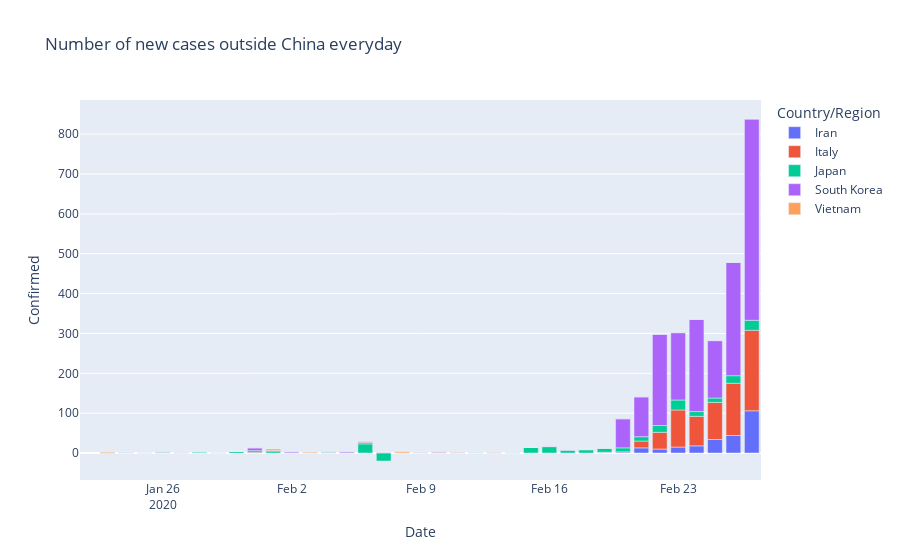
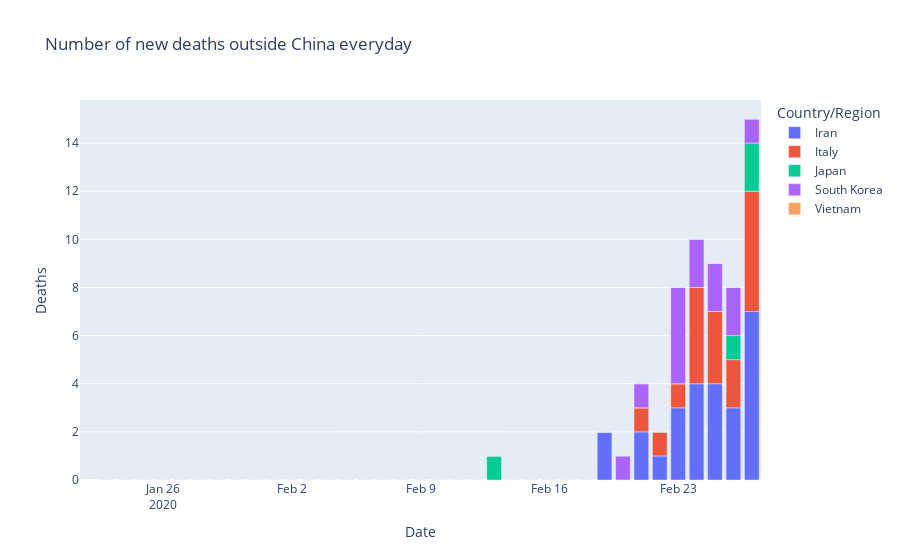

Notebook code cell kept with these figures, in order:
### Markdown cell above
## Non-china

### Code cell
fig = px.bar(new[new['Country/Region']!='China'], x="Date", y="Confirmed", color='Country/Region',
             title='Number of new cases outside China everyday')
fig.show()

fig = px.bar(new[new['Country/Region']!='China'], x="Date", y="Deaths", color='Country/Region',
             title='Number of new deaths outside China everyday')
fig.show()

### Figure 1 — Plotly figure (JSON) as saved in the notebook; plotly's stock layout.template omitted (floating-point values rounded to 4 significant figures)
{"data": [{"alignmentgroup": "True", "hoverlabel": {"namelength": 0}, "hovertemplate": "Country/Region=Iran<br>Date=%{x}<br>Confirmed=%{y}", "legendgroup": "Iran", "marker": {"color": "#636efa"}, "name": "Iran", "offsetgroup": "Iran", "orientation": "v", "showlegend": true, "textposition": "auto", "type": "bar", "x": ["2020-01-22T00:00:00", "2020-01-23T00:00:00", "2020-01-24T00:00:00", "2020-01-25T00:00:00", "2020-01-26T00:00:00", "2020-01-27T00:00:00", "2020-01-28T00:00:00", "2020-01-29T00:00:00", "2020-01-30T00:00:00", "2020-01-31T00:00:00", "2020-02-01T00:00:00", "2020-02-02T00:00:00", "2020-02-03T00:00:00", "2020-02-04T00:00:00", "2020-02-05T00:00:00", "2020-02-06T00:00:00", "2020-02-07T00:00:00", "2020-02-08T00:00:00", "2020-02-09T00:00:00", "2020-02-10T00:00:00", "2020-02-11T00:00:00", "2020-02-12T00:00:00", "2020-02-13T00:00:00", "2020-02-14T00:00:00", "2020-02-15T00:00:00", "2020-02-16T00:00:00", "2020-02-17T00:00:00", "2020-02-18T00:00:00", "2020-02-19T00:00:00", "2020-02-20T00:00:00", "2020-02-21T00:00:00", "2020-02-22T00:00:00", "2020-02-23T00:00:00", "2020-02-24T00:00:00", "2020-02-25T00:00:00", "2020-02-26T00:00:00", "2020-02-27T00:00:00"], "xaxis": "x", "y": [null, 0, 0, 0, 0, 0, 0, 0, 0, 0, 0, 0, 0, 0, 0, 0, 0, 0, 0, 0, 0, 0, 0, 0, 0, 0, 0, 0, 2, 3, 13, 10, 15, 18, 34, 44, 106], "yaxis": "y"}, {"alignmentgroup": "True", "hoverlabel": {"namelength": 0}, "hovertemplate": "Country/Region=Italy<br>Date=%{x}<br>Confirmed=%{y}", "legendgroup": "Italy", "marker": {"color": "#EF553B"}, "name": "Italy", "offsetgroup": "Italy", "orientation": "v", "showlegend": true, "textposition": "auto", "type": "bar", "x": ["2020-01-22T00:00:00", "2020-01-23T00:00:00", "2020-01-24T00:00:00", "2020-01-25T00:00:00", "2020-01-26T00:00:00", "2020-01-27T00:00:00", "2020-01-28T00:00:00", "2020-01-29T00:00:00", "2020-01-30T00:00:00", "2020-01-31T00:00:00", "2020-02-01T00:00:00", "2020-02-02T00:00:00", "2020-02-03T00:00:00", "2020-02-04T00:00:00", "2020-02-05T00:00:00", "2020-02-06T00:00:00", "2020-02-07T00:00:00", "2020-02-08T00:00:00", "2020-02-09T00:00:00", "2020-02-10T00:00:00", "2020-02-11T00:00:00", "2020-02-12T00:00:00", "2020-02-13T00:00:00", "2020-02-14T00:00:00", "2020-02-15T00:00:00", "2020-02-16T00:00:00", "2020-02-17T00:00:00", "2020-02-18T00:00:00", "2020-02-19T00:00:00", "2020-02-20T00:00:00", "2020-02-21T00:00:00", "2020-02-22T00:00:00", "2020-02-23T00:00:00", "2020-02-24T00:00:00", "2020-02-25T00:00:00", "2020-02-26T00:00:00", "2020-02-27T00:00:00"], "xaxis": "x", "y": [null, 0, 0, 0, 0, 0, 0, 0, 0, 2, 0, 0, 0, 0, 0, 0, 1, 0, 0, 0, 0, 0, 0, 0, 0, 0, 0, 0, 0, 0, 17, 42, 93, 74, 93, 131, 202], "yaxis": "y"}, {"alignmentgroup": "True", "hoverlabel": {"namelength": 0}, "hovertemplate": "Country/Region=Japan<br>Date=%{x}<br>Confirmed=%{y}", "legendgroup": "Japan", "marker": {"color": "#00cc96"}, "name": "Japan", "offsetgroup": "Japan", "orientation": "v", "showlegend": true, "textposition": "auto", "type": "bar", "x": ["2020-01-22T00:00:00", "2020-01-23T00:00:00", "2020-01-24T00:00:00", "2020-01-25T00:00:00", "2020-01-26T00:00:00", "2020-01-27T00:00:00", "2020-01-28T00:00:00", "2020-01-29T00:00:00", "2020-01-30T00:00:00", "2020-01-31T00:00:00", "2020-02-01T00:00:00", "2020-02-02T00:00:00", "2020-02-03T00:00:00", "2020-02-04T00:00:00", "2020-02-05T00:00:00", "2020-02-06T00:00:00", "2020-02-07T00:00:00", "2020-02-08T00:00:00", "2020-02-09T00:00:00", "2020-02-10T00:00:00", "2020-02-11T00:00:00", "2020-02-12T00:00:00", "2020-02-13T00:00:00", "2020-02-14T00:00:00", "2020-02-15T00:00:00", "2020-02-16T00:00:00", "2020-02-17T00:00:00", "2020-02-18T00:00:00", "2020-02-19T00:00:00", "2020-02-20T00:00:00", "2020-02-21T00:00:00", "2020-02-22T00:00:00", "2020-02-23T00:00:00", "2020-02-24T00:00:00", "2020-02-25T00:00:00", "2020-02-26T00:00:00", "2020-02-27T00:00:00"], "xaxis": "x", "y": [null, -1, 1, 0, 2, 0, 3, 0, 4, 4, 5, 0, 0, 2, 0, 23, -20, 0, 1, 0, 0, 2, 0, 1, 14, 16, 7, 8, 10, 10, 11, 17, 25, 12, 11, 19, 25], "yaxis": "y"}, {"alignmentgroup": "True", "hoverlabel": {"namelength": 0}, "hovertemplate": "Country/Region=South Korea<br>Date=%{x}<br>Confirmed=%{y}", "legendgroup": "South Korea", "marker": {"color": "#ab63fa"}, "name": "South Korea", "offsetgroup": "South Korea", "orientation": "v", "showlegend": true, "textposition": "auto", "type": "bar", "x": ["2020-01-22T00:00:00", "2020-01-23T00:00:00", "2020-01-24T00:00:00", "2020-01-25T00:00:00", "2020-01-26T00:00:00", "2020-01-27T00:00:00", "2020-01-28T00:00:00", "2020-01-29T00:00:00", "2020-01-30T00:00:00", "2020-01-31T00:00:00", "2020-02-01T00:00:00", "2020-02-02T00:00:00", "2020-02-03T00:00:00", "2020-02-04T00:00:00", "2020-02-05T00:00:00", "2020-02-06T00:00:00", "2020-02-07T00:00:00", "2020-02-08T00:00:00", "2020-02-09T00:00:00", "2020-02-10T00:00:00", "2020-02-11T00:00:00", "2020-02-12T00:00:00", "2020-02-13T00:00:00", "2020-02-14T00:00:00", "2020-02-15T00:00:00", "2020-02-16T00:00:00", "2020-02-17T00:00:00", "2020-02-18T00:00:00", "2020-02-19T00:00:00", "2020-02-20T00:00:00", "2020-02-21T00:00:00", "2020-02-22T00:00:00", "2020-02-23T00:00:00", "2020-02-24T00:00:00", "2020-02-25T00:00:00", "2020-02-26T00:00:00", "2020-02-27T00:00:00"], "xaxis": "x", "y": [null, 0, 1, 0, 1, 1, 0, 0, 0, 7, 1, 3, 0, 1, 3, 4, 1, 0, 1, 2, 1, 0, 0, 0, 0, 1, 1, 1, 0, 73, 100, 229, 169, 231, 144, 284, 505], "yaxis": "y"}, {"alignmentgroup": "True", "hoverlabel": {"namelength": 0}, "hovertemplate": "Country/Region=Vietnam<br>Date=%{x}<br>Confirmed=%{y}", "legendgroup": "Vietnam", "marker": {"color": "#FFA15A"}, "name": "Vietnam", "offsetgroup": "Vietnam", "orientation": "v", "showlegend": true, "textposition": "auto", "type": "bar", "x": ["2020-01-22T00:00:00", "2020-01-23T00:00:00", "2020-01-24T00:00:00", "2020-01-25T00:00:00", "2020-01-26T00:00:00", "2020-01-27T00:00:00", "2020-01-28T00:00:00", "2020-01-29T00:00:00", "2020-01-30T00:00:00", "2020-01-31T00:00:00", "2020-02-01T00:00:00", "2020-02-02T00:00:00", "2020-02-03T00:00:00", "2020-02-04T00:00:00", "2020-02-05T00:00:00", "2020-02-06T00:00:00", "2020-02-07T00:00:00", "2020-02-08T00:00:00", "2020-02-09T00:00:00", "2020-02-10T00:00:00", "2020-02-11T00:00:00", "2020-02-12T00:00:00", "2020-02-13T00:00:00", "2020-02-14T00:00:00", "2020-02-15T00:00:00", "2020-02-16T00:00:00", "2020-02-17T00:00:00", "2020-02-18T00:00:00", "2020-02-19T00:00:00", "2020-02-20T00:00:00", "2020-02-21T00:00:00", "2020-02-22T00:00:00", "2020-02-23T00:00:00", "2020-02-24T00:00:00", "2020-02-25T00:00:00", "2020-02-26T00:00:00", "2020-02-27T00:00:00"], "xaxis": "x", "y": [null, 2, 0, 0, 0, 0, 0, 0, 0, 0, 4, 0, 2, 0, 0, 2, 0, 3, 0, 1, 1, 0, 1, 0, 0, 0, 0, 0, 0, 0, 0, 0, 0, 0, 0, 0, 0], "yaxis": "y"}], "layout": {"barmode": "relative", "legend": {"title": {"text": "Country/Region"}, "tracegroupgap": 0}, "title": {"text": "Number of new cases outside China everyday"}, "xaxis": {"anchor": "y", "domain": [0, 1], "title": {"text": "Date"}}, "yaxis": {"anchor": "x", "domain": [0, 1], "title": {"text": "Confirmed"}}}}

### Figure 2 — Plotly figure (JSON) as saved in the notebook; plotly's stock layout.template omitted (floating-point values rounded to 4 significant figures)
{"data": [{"alignmentgroup": "True", "hoverlabel": {"namelength": 0}, "hovertemplate": "Country/Region=Iran<br>Date=%{x}<br>Deaths=%{y}", "legendgroup": "Iran", "marker": {"color": "#636efa"}, "name": "Iran", "offsetgroup": "Iran", "orientation": "v", "showlegend": true, "textposition": "auto", "type": "bar", "x": ["2020-01-22T00:00:00", "2020-01-23T00:00:00", "2020-01-24T00:00:00", "2020-01-25T00:00:00", "2020-01-26T00:00:00", "2020-01-27T00:00:00", "2020-01-28T00:00:00", "2020-01-29T00:00:00", "2020-01-30T00:00:00", "2020-01-31T00:00:00", "2020-02-01T00:00:00", "2020-02-02T00:00:00", "2020-02-03T00:00:00", "2020-02-04T00:00:00", "2020-02-05T00:00:00", "2020-02-06T00:00:00", "2020-02-07T00:00:00", "2020-02-08T00:00:00", "2020-02-09T00:00:00", "2020-02-10T00:00:00", "2020-02-11T00:00:00", "2020-02-12T00:00:00", "2020-02-13T00:00:00", "2020-02-14T00:00:00", "2020-02-15T00:00:00", "2020-02-16T00:00:00", "2020-02-17T00:00:00", "2020-02-18T00:00:00", "2020-02-19T00:00:00", "2020-02-20T00:00:00", "2020-02-21T00:00:00", "2020-02-22T00:00:00", "2020-02-23T00:00:00", "2020-02-24T00:00:00", "2020-02-25T00:00:00", "2020-02-26T00:00:00", "2020-02-27T00:00:00"], "xaxis": "x", "y": [null, 0, 0, 0, 0, 0, 0, 0, 0, 0, 0, 0, 0, 0, 0, 0, 0, 0, 0, 0, 0, 0, 0, 0, 0, 0, 0, 0, 2, 0, 2, 1, 3, 4, 4, 3, 7], "yaxis": "y"}, {"alignmentgroup": "True", "hoverlabel": {"namelength": 0}, "hovertemplate": "Country/Region=Italy<br>Date=%{x}<br>Deaths=%{y}", "legendgroup": "Italy", "marker": {"color": "#EF553B"}, "name": "Italy", "offsetgroup": "Italy", "orientation": "v", "showlegend": true, "textposition": "auto", "type": "bar", "x": ["2020-01-22T00:00:00", "2020-01-23T00:00:00", "2020-01-24T00:00:00", "2020-01-25T00:00:00", "2020-01-26T00:00:00", "2020-01-27T00:00:00", "2020-01-28T00:00:00", "2020-01-29T00:00:00", "2020-01-30T00:00:00", "2020-01-31T00:00:00", "2020-02-01T00:00:00", "2020-02-02T00:00:00", "2020-02-03T00:00:00", "2020-02-04T00:00:00", "2020-02-05T00:00:00", "2020-02-06T00:00:00", "2020-02-07T00:00:00", "2020-02-08T00:00:00", "2020-02-09T00:00:00", "2020-02-10T00:00:00", "2020-02-11T00:00:00", "2020-02-12T00:00:00", "2020-02-13T00:00:00", "2020-02-14T00:00:00", "2020-02-15T00:00:00", "2020-02-16T00:00:00", "2020-02-17T00:00:00", "2020-02-18T00:00:00", "2020-02-19T00:00:00", "2020-02-20T00:00:00", "2020-02-21T00:00:00", "2020-02-22T00:00:00", "2020-02-23T00:00:00", "2020-02-24T00:00:00", "2020-02-25T00:00:00", "2020-02-26T00:00:00", "2020-02-27T00:00:00"], "xaxis": "x", "y": [null, 0, 0, 0, 0, 0, 0, 0, 0, 0, 0, 0, 0, 0, 0, 0, 0, 0, 0, 0, 0, 0, 0, 0, 0, 0, 0, 0, 0, 0, 1, 1, 1, 4, 3, 2, 5], "yaxis": "y"}, {"alignmentgroup": "True", "hoverlabel": {"namelength": 0}, "hovertemplate": "Country/Region=Japan<br>Date=%{x}<br>Deaths=%{y}", "legendgroup": "Japan", "marker": {"color": "#00cc96"}, "name": "Japan", "offsetgroup": "Japan", "orientation": "v", "showlegend": true, "textposition": "auto", "type": "bar", "x": ["2020-01-22T00:00:00", "2020-01-23T00:00:00", "2020-01-24T00:00:00", "2020-01-25T00:00:00", "2020-01-26T00:00:00", "2020-01-27T00:00:00", "2020-01-28T00:00:00", "2020-01-29T00:00:00", "2020-01-30T00:00:00", "2020-01-31T00:00:00", "2020-02-01T00:00:00", "2020-02-02T00:00:00", "2020-02-03T00:00:00", "2020-02-04T00:00:00", "2020-02-05T00:00:00", "2020-02-06T00:00:00", "2020-02-07T00:00:00", "2020-02-08T00:00:00", "2020-02-09T00:00:00", "2020-02-10T00:00:00", "2020-02-11T00:00:00", "2020-02-12T00:00:00", "2020-02-13T00:00:00", "2020-02-14T00:00:00", "2020-02-15T00:00:00", "2020-02-16T00:00:00", "2020-02-17T00:00:00", "2020-02-18T00:00:00", "2020-02-19T00:00:00", "2020-02-20T00:00:00", "2020-02-21T00:00:00", "2020-02-22T00:00:00", "2020-02-23T00:00:00", "2020-02-24T00:00:00", "2020-02-25T00:00:00", "2020-02-26T00:00:00", "2020-02-27T00:00:00"], "xaxis": "x", "y": [null, 0, 0, 0, 0, 0, 0, 0, 0, 0, 0, 0, 0, 0, 0, 0, 0, 0, 0, 0, 0, 0, 1, 0, 0, 0, 0, 0, 0, 0, 0, 0, 0, 0, 0, 1, 2], "yaxis": "y"}, {"alignmentgroup": "True", "hoverlabel": {"namelength": 0}, "hovertemplate": "Country/Region=South Korea<br>Date=%{x}<br>Deaths=%{y}", "legendgroup": "South Korea", "marker": {"color": "#ab63fa"}, "name": "South Korea", "offsetgroup": "South Korea", "orientation": "v", "showlegend": true, "textposition": "auto", "type": "bar", "x": ["2020-01-22T00:00:00", "2020-01-23T00:00:00", "2020-01-24T00:00:00", "2020-01-25T00:00:00", "2020-01-26T00:00:00", "2020-01-27T00:00:00", "2020-01-28T00:00:00", "2020-01-29T00:00:00", "2020-01-30T00:00:00", "2020-01-31T00:00:00", "2020-02-01T00:00:00", "2020-02-02T00:00:00", "2020-02-03T00:00:00", "2020-02-04T00:00:00", "2020-02-05T00:00:00", "2020-02-06T00:00:00", "2020-02-07T00:00:00", "2020-02-08T00:00:00", "2020-02-09T00:00:00", "2020-02-10T00:00:00", "2020-02-11T00:00:00", "2020-02-12T00:00:00", "2020-02-13T00:00:00", "2020-02-14T00:00:00", "2020-02-15T00:00:00", "2020-02-16T00:00:00", "2020-02-17T00:00:00", "2020-02-18T00:00:00", "2020-02-19T00:00:00", "2020-02-20T00:00:00", "2020-02-21T00:00:00", "2020-02-22T00:00:00", "2020-02-23T00:00:00", "2020-02-24T00:00:00", "2020-02-25T00:00:00", "2020-02-26T00:00:00", "2020-02-27T00:00:00"], "xaxis": "x", "y": [null, 0, 0, 0, 0, 0, 0, 0, 0, 0, 0, 0, 0, 0, 0, 0, 0, 0, 0, 0, 0, 0, 0, 0, 0, 0, 0, 0, 0, 1, 1, 0, 4, 2, 2, 2, 1], "yaxis": "y"}, {"alignmentgroup": "True", "hoverlabel": {"namelength": 0}, "hovertemplate": "Country/Region=Vietnam<br>Date=%{x}<br>Deaths=%{y}", "legendgroup": "Vietnam", "marker": {"color": "#FFA15A"}, "name": "Vietnam", "offsetgroup": "Vietnam", "orientation": "v", "showlegend": true, "textposition": "auto", "type": "bar", "x": ["2020-01-22T00:00:00", "2020-01-23T00:00:00", "2020-01-24T00:00:00", "2020-01-25T00:00:00", "2020-01-26T00:00:00", "2020-01-27T00:00:00", "2020-01-28T00:00:00", "2020-01-29T00:00:00", "2020-01-30T00:00:00", "2020-01-31T00:00:00", "2020-02-01T00:00:00", "2020-02-02T00:00:00", "2020-02-03T00:00:00", "2020-02-04T00:00:00", "2020-02-05T00:00:00", "2020-02-06T00:00:00", "2020-02-07T00:00:00", "2020-02-08T00:00:00", "2020-02-09T00:00:00", "2020-02-10T00:00:00", "2020-02-11T00:00:00", "2020-02-12T00:00:00", "2020-02-13T00:00:00", "2020-02-14T00:00:00", "2020-02-15T00:00:00", "2020-02-16T00:00:00", "2020-02-17T00:00:00", "2020-02-18T00:00:00", "2020-02-19T00:00:00", "2020-02-20T00:00:00", "2020-02-21T00:00:00", "2020-02-22T00:00:00", "2020-02-23T00:00:00", "2020-02-24T00:00:00", "2020-02-25T00:00:00", "2020-02-26T00:00:00", "2020-02-27T00:00:00"], "xaxis": "x", "y": [null, 0, 0, 0, 0, 0, 0, 0, 0, 0, 0, 0, 0, 0, 0, 0, 0, 0, 0, 0, 0, 0, 0, 0, 0, 0, 0, 0, 0, 0, 0, 0, 0, 0, 0, 0, 0], "yaxis": "y"}], "layout": {"barmode": "relative", "legend": {"title": {"text": "Country/Region"}, "tracegroupgap": 0}, "title": {"text": "Number of new deaths outside China everyday"}, "xaxis": {"anchor": "y", "domain": [0, 1], "title": {"text": "Date"}}, "yaxis": {"anchor": "x", "domain": [0, 1], "title": {"text": "Deaths"}}}}
